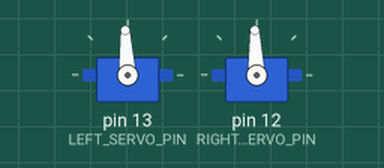
This sketch was run on a simulated Arduino Uno, built with avr-gcc and run on an emulated ATmega328P. Parts: 2 × servo.

Above: at 8.1 s.
Timing chart, 0 to 9.6 s (numbered marks = the images above):
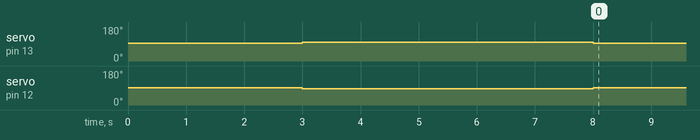

The sketch:

callibration.ino
```cpp
// ==================================================================
// FORWARD_MS_PER_CM calibration
//
// Drives the robot straight forward for exactly 5 seconds, then stops.
//
// 1. Put a strip of tape on the floor and line the robot's FRONT EDGE up with it.
// 2. Press reset. The robot waits 3 seconds, drives for 5 seconds, then stops.
// 3. Measure from the tape to the robot's front edge, in cm.
// 4. FORWARD_MS_PER_CM = 5000 / distance in cm   (e.g. 5000 / 66 cm = 76)
// 5. Repeat 3 times, average, and put the result into ESSENTIAL.ino.
// ==================================================================

#include <Servo.h>

// Same values as ESSENTIAL.ino - keep them identical
const int LEFT_SERVO_PIN  = 13;
const int RIGHT_SERVO_PIN = 12;
const int LEFT_STOP     = 1500;
const int RIGHT_STOP    = 1493;
const int LEFT_FORWARD  = 1570;
const int RIGHT_FORWARD = 1428;

const unsigned long WAIT_MS  = 3000; // time to step back after pressing reset
const unsigned long DRIVE_MS = 5000; // the timed run

Servo servoLeft;
Servo servoRight;

void setup()
{
  servoLeft.attach(LEFT_SERVO_PIN);
  servoRight.attach(RIGHT_SERVO_PIN);

  servoLeft.writeMicroseconds(LEFT_STOP);
  servoRight.writeMicroseconds(RIGHT_STOP);
  delay(WAIT_MS);

  servoLeft.writeMicroseconds(LEFT_FORWARD);
  servoRight.writeMicroseconds(RIGHT_FORWARD);
  delay(DRIVE_MS);

  servoLeft.writeMicroseconds(LEFT_STOP);
  servoRight.writeMicroseconds(RIGHT_STOP);
}

void loop()
{
  // Nothing: the robot stays stopped until reset
}
```

Measured:
- by itself, servo on pin 13 (LEFT_SERVO_PIN): 93° → 100° at 3.0 s, → 93° 5.0 s later
- by itself, servo on pin 12 (RIGHT_SERVO_PIN): 92° → 86° at 3.0 s, → 92° 5.0 s later
